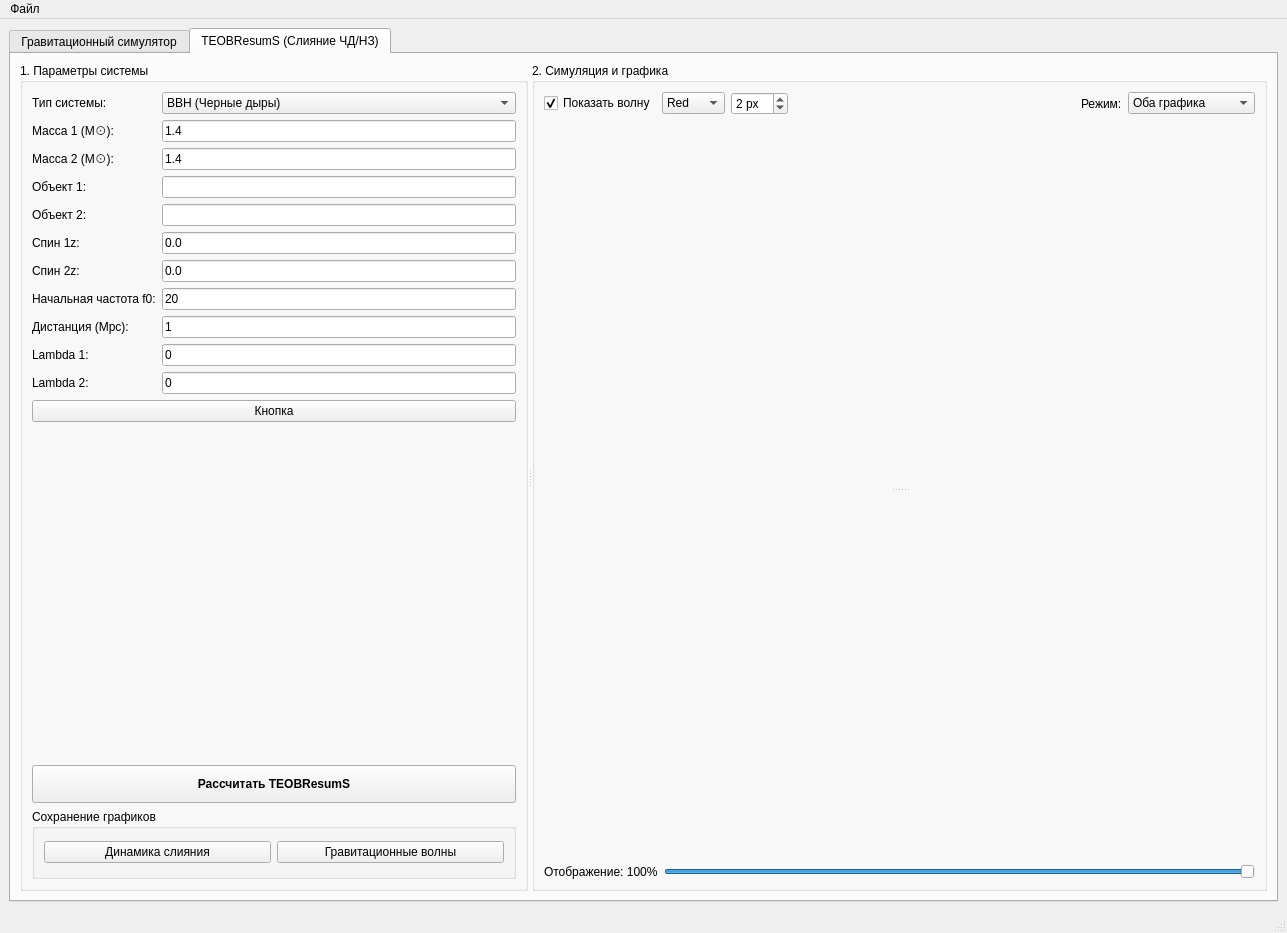
<?xml version="1.0" encoding="UTF-8"?>
<ui version="4.0">
 <class>MainWindow</class>
 <widget class="QMainWindow" name="MainWindow">
  <property name="geometry">
   <rect>
    <x>0</x>
    <y>0</y>
    <width>1287</width>
    <height>933</height>
   </rect>
  </property>
  <property name="windowTitle">
   <string>Гравитационная динамика</string>
  </property>
  <widget class="QWidget" name="centralwidget">
   <layout class="QVBoxLayout" name="mainVerticalLayout">
    <item>
     <widget class="QTabWidget" name="tabWidget_2">
      <property name="currentIndex">
       <number>1</number>
      </property>
      <widget class="QWidget" name="tab_3">
       <attribute name="title">
        <string>Гравитационный симулятор</string>
       </attribute>
       <layout class="QHBoxLayout" name="tab3Layout">
        <item>
         <widget class="QSplitter" name="splitter">
          <property name="orientation">
           <enum>Qt::Orientation::Horizontal</enum>
          </property>
          <property name="childrenCollapsible">
           <bool>false</bool>
          </property>
          <widget class="QWidget" name="leftPanel" native="true">
           <property name="minimumSize">
            <size>
             <width>500</width>
             <height>0</height>
            </size>
           </property>
           <layout class="QVBoxLayout" name="leftVerticalLayout_Main">
            <property name="leftMargin">
             <number>0</number>
            </property>
            <property name="topMargin">
             <number>0</number>
            </property>
            <property name="rightMargin">
             <number>0</number>
            </property>
            <property name="bottomMargin">
             <number>0</number>
            </property>
            <item>
             <widget class="QToolBox" name="toolBox">
              <property name="currentIndex">
               <number>0</number>
              </property>
              <widget class="QWidget" name="page_data">
               <property name="geometry">
                <rect>
                 <x>0</x>
                 <y>0</y>
                 <width>768</width>
                 <height>893</height>
                </rect>
               </property>
               <attribute name="label">
                <string>Ввод данных и расчет</string>
               </attribute>
               <layout class="QVBoxLayout" name="pageDataLayout">
                <item>
                 <widget class="QGroupBox" name="groupBox">
                  <property name="title">
                   <string>Ввод начальных условий</string>
                  </property>
                  <layout class="QVBoxLayout" name="groupBoxLayout">
                   <item>
                    <widget class="QTabWidget" name="tabWidget">
                     <property name="currentIndex">
                      <number>0</number>
                     </property>
                     <widget class="QWidget" name="tab_7">
                      <attribute name="title">
                       <string>Декартовы координаты</string>
                      </attribute>
                      <layout class="QVBoxLayout" name="verticalLayout_6">
                       <item>
                        <layout class="QVBoxLayout" name="verticalLayout_3">
                         <item>
                          <layout class="QGridLayout" name="inputsGrid_2">
                           <item row="0" column="0">
                            <widget class="QLabel" name="lbl_M_2">
                             <property name="text">
                              <string>M (кг)</string>
                             </property>
                            </widget>
                           </item>
                           <item row="0" column="1">
                            <widget class="QLineEdit" name="lineEdit_M"/>
                           </item>
                           <item row="1" column="0">
                            <widget class="QLabel" name="lbl_X_2">
                             <property name="text">
                              <string>X (м)</string>
                             </property>
                            </widget>
                           </item>
                           <item row="1" column="1">
                            <widget class="QLineEdit" name="lineEdit_X"/>
                           </item>
                           <item row="1" column="2">
                            <widget class="QLabel" name="lbl_VX_2">
                             <property name="text">
                              <string>Vx (м/с)</string>
                             </property>
                            </widget>
                           </item>
                           <item row="1" column="3">
                            <widget class="QLineEdit" name="lineEdit_VX"/>
                           </item>
                           <item row="2" column="0">
                            <widget class="QLabel" name="lbl_Y_2">
                             <property name="text">
                              <string>Y (м)</string>
                             </property>
                            </widget>
                           </item>
                           <item row="2" column="1">
                            <widget class="QLineEdit" name="lineEdit_Y"/>
                           </item>
                           <item row="2" column="2">
                            <widget class="QLabel" name="lbl_VY_2">
                             <property name="text">
                              <string>Vy (м/с)</string>
                             </property>
                            </widget>
                           </item>
                           <item row="2" column="3">
                            <widget class="QLineEdit" name="lineEdit_VY"/>
                           </item>
                           <item row="3" column="0">
                            <widget class="QLabel" name="lbl_Z_2">
                             <property name="text">
                              <string>Z (м)</string>
                             </property>
                            </widget>
                           </item>
                           <item row="3" column="1">
                            <widget class="QLineEdit" name="lineEdit_Z"/>
                           </item>
                           <item row="3" column="2">
                            <widget class="QLabel" name="lbl_VZ_2">
                             <property name="text">
                              <string>Vz (м/с)</string>
                             </property>
                            </widget>
                           </item>
                           <item row="3" column="3">
                            <widget class="QLineEdit" name="lineEdit_VZ"/>
                           </item>
                           <item row="0" column="2">
                            <widget class="QLabel" name="label_6">
                             <property name="text">
                              <string>Объект</string>
                             </property>
                            </widget>
                           </item>
                           <item row="0" column="3">
                            <widget class="QLineEdit" name="lineEdit_ObjectName"/>
                           </item>
                          </layout>
                         </item>
                         <item>
                          <layout class="QHBoxLayout" name="tableButtonsLayout_2">
                           <item>
                            <widget class="QPushButton" name="pushButtonImport">
                             <property name="text">
                              <string>Импорт</string>
                             </property>
                            </widget>
                           </item>
                           <item>
                            <widget class="QPushButton" name="pushButton_Add_XYZ">
                             <property name="text">
                              <string>Добавить</string>
                             </property>
                            </widget>
                           </item>
                           <item>
                            <widget class="QPushButton" name="deleteButton_XYZ">
                             <property name="text">
                              <string>Удалить</string>
                             </property>
                            </widget>
                           </item>
                          </layout>
                         </item>
                         <item>
                          <widget class="QTableWidget" name="tableWidget_info_dekart">
                           <property name="minimumSize">
                            <size>
                             <width>0</width>
                             <height>200</height>
                            </size>
                           </property>
                          </widget>
                         </item>
                        </layout>
                       </item>
                      </layout>
                     </widget>
                     <widget class="QWidget" name="tab_8">
                      <attribute name="title">
                       <string>Кеплеровы элементы</string>
                      </attribute>
                      <layout class="QVBoxLayout" name="verticalLayout_7">
                       <item>
                        <layout class="QVBoxLayout" name="verticalLayout_8">
                         <item>
                          <layout class="QGridLayout" name="gridLayout_4">
                           <item row="2" column="0">
                            <widget class="QLabel" name="label_16">
                             <property name="text">
                              <string>Накл. орбиты (°)</string>
                             </property>
                            </widget>
                           </item>
                           <item row="2" column="1">
                            <widget class="QLineEdit" name="lineEdit_i"/>
                           </item>
                           <item row="1" column="0">
                            <widget class="QLabel" name="label_17">
                             <property name="text">
                              <string>Бол. полуось a (a.e.)</string>
                             </property>
                            </widget>
                           </item>
                           <item row="3" column="1">
                            <widget class="QLineEdit" name="lineEdit_omega"/>
                           </item>
                           <item row="0" column="0">
                            <widget class="QLabel" name="label_21">
                             <property name="text">
                              <string>Объект</string>
                             </property>
                            </widget>
                           </item>
                           <item row="0" column="1">
                            <widget class="QLineEdit" name="lineEdit_ObjectName_Kepler"/>
                           </item>
                           <item row="1" column="1">
                            <widget class="QLineEdit" name="lineEdit_a"/>
                           </item>
                           <item row="3" column="0">
                            <widget class="QLabel" name="label_23">
                             <property name="text">
                              <string>Арг. периастра (°)</string>
                             </property>
                            </widget>
                           </item>
                           <item row="4" column="0">
                            <widget class="QLabel" name="label_22">
                             <property name="text">
                              <string>Долгота восх. узла (°)</string>
                             </property>
                            </widget>
                           </item>
                           <item row="4" column="1">
                            <widget class="QLineEdit" name="lineEdit_Omega"/>
                           </item>
                           <item row="0" column="2">
                            <widget class="QLabel" name="label_19">
                             <property name="text">
                              <string>Масса (в массе Земли)</string>
                             </property>
                            </widget>
                           </item>
                           <item row="0" column="3">
                            <widget class="QLineEdit" name="lineEdit_M_Kepler"/>
                           </item>
                           <item row="1" column="2">
                            <widget class="QLabel" name="label_20">
                             <property name="text">
                              <string>Эксцентриситет</string>
                             </property>
                            </widget>
                           </item>
                           <item row="1" column="3">
                            <widget class="QLineEdit" name="lineEdit_ecc"/>
                           </item>
                           <item row="2" column="2">
                            <widget class="QLabel" name="label_18">
                             <property name="text">
                              <string>Период обр. (дни)</string>
                             </property>
                            </widget>
                           </item>
                           <item row="2" column="3">
                            <widget class="QLineEdit" name="lineEdit_period_days"/>
                           </item>
                           <item row="3" column="2">
                            <widget class="QLabel" name="label_24">
                             <property name="text">
                              <string>Время прох. периастра (год)</string>
                             </property>
                            </widget>
                           </item>
                           <item row="3" column="3">
                            <widget class="QLineEdit" name="lineEdit_T_p_year"/>
                           </item>
                          </layout>
                         </item>
                         <item>
                          <layout class="QHBoxLayout" name="horizontalLayout_3">
                           <item>
                            <widget class="QPushButton" name="pushButtonImport_Kepler">
                             <property name="text">
                              <string>Импорт</string>
                             </property>
                            </widget>
                           </item>
                           <item>
                            <widget class="QPushButton" name="pushButton_Add_Kepler">
                             <property name="text">
                              <string>Добавить</string>
                             </property>
                            </widget>
                           </item>
                           <item>
                            <widget class="QPushButton" name="deleteButton_Kepler">
                             <property name="text">
                              <string>Удалить</string>
                             </property>
                            </widget>
                           </item>
                          </layout>
                         </item>
                         <item>
                          <widget class="QTableWidget" name="tableWidget_info_Kepler"/>
                         </item>
                        </layout>
                       </item>
                      </layout>
                     </widget>
                    </widget>
                   </item>
                  </layout>
                 </widget>
                </item>
                <item>
                 <layout class="QHBoxLayout" name="paramsRelativityLayout">
                  <item>
                   <widget class="QGroupBox" name="groupBox_2">
                    <property name="title">
                     <string>Параметры моделирования</string>
                    </property>
                    <layout class="QFormLayout" name="formLayout">
                     <item row="0" column="0">
                      <widget class="QLabel" name="label_2">
                       <property name="text">
                        <string>Время (года):</string>
                       </property>
                      </widget>
                     </item>
                     <item row="0" column="1">
                      <widget class="QLineEdit" name="lineEdit_SimulationTime"/>
                     </item>
                     <item row="1" column="0">
                      <widget class="QLabel" name="label_3">
                       <property name="text">
                        <string>Шаг (дни):</string>
                       </property>
                      </widget>
                     </item>
                     <item row="1" column="1">
                      <widget class="QLineEdit" name="lineEdit_TimeStep"/>
                     </item>
                     <item row="2" column="0">
                      <widget class="QLabel" name="label_4">
                       <property name="text">
                        <string>Численный метод</string>
                       </property>
                      </widget>
                     </item>
                     <item row="2" column="1">
                      <widget class="QComboBox" name="comboBox_Methods">
                       <item>
                        <property name="text">
                         <string>РК-2</string>
                        </property>
                       </item>
                       <item>
                        <property name="text">
                         <string>РК-4</string>
                        </property>
                       </item>
                       <item>
                        <property name="text">
                         <string>РК-6</string>
                        </property>
                       </item>
                      </widget>
                     </item>
                    </layout>
                   </widget>
                  </item>
                  <item>
                   <widget class="QGroupBox" name="groupBox_3">
                    <property name="title">
                     <string>Релятивизм</string>
                    </property>
                    <layout class="QVBoxLayout" name="relativityLayout">
                     <item>
                      <widget class="QRadioButton" name="radioButton_noEffect">
                       <property name="text">
                        <string>Не учитывать</string>
                       </property>
                       <property name="checked">
                        <bool>true</bool>
                       </property>
                      </widget>
                     </item>
                     <item>
                      <widget class="QRadioButton" name="radioButton_yesEffect">
                       <property name="text">
                        <string>Учитывать</string>
                       </property>
                      </widget>
                     </item>
                     <item>
                      <widget class="QComboBox" name="comboBox_PN_correction">
                       <item>
                        <property name="text">
                         <string>1-PN</string>
                        </property>
                       </item>
                      </widget>
                     </item>
                    </layout>
                   </widget>
                  </item>
                 </layout>
                </item>
                <item>
                 <layout class="QHBoxLayout" name="fileLayout1">
                  <property name="topMargin">
                   <number>15</number>
                  </property>
                  <item>
                   <widget class="QPushButton" name="pushButton__Folder">
                    <property name="text">
                     <string>Папка сохранения</string>
                    </property>
                   </widget>
                  </item>
                  <item>
                   <widget class="QLabel" name="lbl_path_Folder">
                    <property name="sizePolicy">
                     <sizepolicy hsizetype="Preferred" vsizetype="Preferred">
                      <horstretch>0</horstretch>
                      <verstretch>0</verstretch>
                     </sizepolicy>
                    </property>
                    <property name="text">
                     <string>Папка не выбрана (по умолчанию с exe программы)</string>
                    </property>
                   </widget>
                  </item>
                 </layout>
                </item>
                <item>
                 <widget class="QPushButton" name="pushButtonCalculate">
                  <property name="text">
                   <string>Рассчитать</string>
                  </property>
                 </widget>
                </item>
                <item>
                 <widget class="QPushButton" name="pushButtonCalculate_Visual">
                  <property name="text">
                   <string>Рассчитать и визуализировать</string>
                  </property>
                 </widget>
                </item>
                <item>
                 <layout class="QHBoxLayout" name="fileLayout2">
                  <property name="topMargin">
                   <number>15</number>
                  </property>
                  <item>
                   <widget class="QPushButton" name="pushButton_FileVisual">
                    <property name="text">
                     <string>Файл визуализации</string>
                    </property>
                   </widget>
                  </item>
                  <item>
                   <widget class="QLabel" name="lbl_path_FileVisual">
                    <property name="sizePolicy">
                     <sizepolicy hsizetype="Preferred" vsizetype="Preferred">
                      <horstretch>0</horstretch>
                      <verstretch>0</verstretch>
                     </sizepolicy>
                    </property>
                    <property name="text">
                     <string>Файл не выбран</string>
                    </property>
                   </widget>
                  </item>
                 </layout>
                </item>
                <item>
                 <widget class="QPushButton" name="pushButtonVisual">
                  <property name="text">
                   <string>Визуализировать</string>
                  </property>
                 </widget>
                </item>
                <item>
                 <spacer name="vSpacerData">
                  <property name="orientation">
                   <enum>Qt::Orientation::Vertical</enum>
                  </property>
                  <property name="sizeHint" stdset="0">
                   <size>
                    <width>20</width>
                    <height>40</height>
                   </size>
                  </property>
                 </spacer>
                </item>
               </layout>
              </widget>
              <widget class="QWidget" name="page_plot">
               <property name="geometry">
                <rect>
                 <x>0</x>
                 <y>0</y>
                 <width>612</width>
                 <height>530</height>
                </rect>
               </property>
               <attribute name="label">
                <string>Настройки графика</string>
               </attribute>
               <layout class="QVBoxLayout" name="pagePlotLayout">
                <item>
                 <widget class="QGroupBox" name="groupBox_PlotGeneral">
                  <property name="title">
                   <string>Общие настройки графика</string>
                  </property>
                  <layout class="QFormLayout" name="formLayoutPlot">
                   <item row="0" column="0">
                    <widget class="QLabel" name="label">
                     <property name="text">
                      <string>Заголовок:</string>
                     </property>
                    </widget>
                   </item>
                   <item row="0" column="1">
                    <widget class="QLineEdit" name="lineEdit_PlotTitle">
                     <property name="placeholderText">
                      <string>Введите название графика...</string>
                     </property>
                    </widget>
                   </item>
                   <item row="1" column="0">
                    <widget class="QLabel" name="label">
                     <property name="text">
                      <string>Проекция:</string>
                     </property>
                    </widget>
                   </item>
                   <item row="1" column="1">
                    <widget class="QComboBox" name="comboBox_PlotProjection">
                     <item>
                      <property name="text">
                       <string>XY (Вид сверху)</string>
                      </property>
                     </item>
                     <item>
                      <property name="text">
                       <string>XZ (Вид сбоку)</string>
                      </property>
                     </item>
                     <item>
                      <property name="text">
                       <string>YZ (Вид спереди)</string>
                      </property>
                     </item>
                    </widget>
                   </item>
                   <item row="2" column="0">
                    <widget class="QLabel" name="label">
                     <property name="text">
                      <string>Оформление:</string>
                     </property>
                    </widget>
                   </item>
                   <item row="2" column="1">
                    <widget class="QComboBox" name="comboBox_PlotTheme">
                     <item>
                      <property name="text">
                       <string>Светлая тема</string>
                      </property>
                     </item>
                     <item>
                      <property name="text">
                       <string>Темная тема </string>
                      </property>
                     </item>
                    </widget>
                   </item>
                   <item row="3" column="0">
                    <widget class="QLabel" name="label">
                     <property name="text">
                      <string>Шрифт осей:</string>
                     </property>
                    </widget>
                   </item>
                   <item row="3" column="1">
                    <widget class="QSpinBox" name="spinBox_PlotFontSize">
                     <property name="minimum">
                      <number>6</number>
                     </property>
                     <property name="maximum">
                      <number>24</number>
                     </property>
                     <property name="value">
                      <number>10</number>
                     </property>
                    </widget>
                   </item>
                   <item row="4" column="0" colspan="2">
                    <layout class="QHBoxLayout">
                     <item>
                      <widget class="QCheckBox" name="checkBox_PlotAxisLabels">
                       <property name="text">
                        <string>Показывать подписи к осям</string>
                       </property>
                      </widget>
                     </item>
                     <item>
                      <widget class="QCheckBox" name="checkBox_PlotLegend">
                       <property name="enabled">
                        <bool>true</bool>
                       </property>
                       <property name="text">
                        <string>Показывать легенду</string>
                       </property>
                       <property name="checked">
                        <bool>false</bool>
                       </property>
                      </widget>
                     </item>
                     <item>
                      <widget class="QCheckBox" name="checkBox_PlotGrid">
                       <property name="text">
                        <string>Отображать сетку</string>
                       </property>
                       <property name="checked">
                        <bool>true</bool>
                       </property>
                      </widget>
                     </item>
                    </layout>
                   </item>
                  </layout>
                 </widget>
                </item>
                <item>
                 <widget class="QGroupBox" name="groupBox_PlotBodies">
                  <property name="title">
                   <string>Отображение тел</string>
                  </property>
                  <layout class="QVBoxLayout" name="plotBodiesLayout">
                   <item>
                    <widget class="QTableWidget" name="tableWidget_PlotSettings">
                     <property name="minimumSize">
                      <size>
                       <width>0</width>
                       <height>150</height>
                      </size>
                     </property>
                     <property name="selectionMode">
                      <enum>QAbstractItemView::SelectionMode::NoSelection</enum>
                     </property>
                     <column>
                      <property name="text">
                       <string>Вид</string>
                      </property>
                     </column>
                     <column>
                      <property name="text">
                       <string>Имя в легенде</string>
                      </property>
                     </column>
                     <column>
                      <property name="text">
                       <string>Цвет орбиты</string>
                      </property>
                     </column>
                    </widget>
                   </item>
                  </layout>
                 </widget>
                </item>
                <item>
                 <layout class="QHBoxLayout" name="plotActionsLayout">
                  <item>
                   <widget class="QPushButton" name="pushButton_PlotRescale">
                    <property name="text">
                     <string>Авто-масштаб</string>
                    </property>
                   </widget>
                  </item>
                  <item>
                   <widget class="QPushButton" name="pushButton_PlotSavePNG">
                    <property name="text">
                     <string>Сохранить график (PNG)</string>
                    </property>
                   </widget>
                  </item>
                 </layout>
                </item>
                <item>
                 <widget class="QPushButton" name="pushButtonApplySettings">
                  <property name="text">
                   <string>Применить настройки</string>
                  </property>
                 </widget>
                </item>
                <item>
                 <spacer name="vSpacerPlot">
                  <property name="orientation">
                   <enum>Qt::Orientation::Vertical</enum>
                  </property>
                  <property name="sizeHint" stdset="0">
                   <size>
                    <width>20</width>
                    <height>40</height>
                   </size>
                  </property>
                 </spacer>
                </item>
               </layout>
              </widget>
             </widget>
            </item>
           </layout>
          </widget>
          <widget class="QCustomPlot" name="customPlot" native="true">
           <property name="minimumSize">
            <size>
             <width>400</width>
             <height>0</height>
            </size>
           </property>
          </widget>
         </widget>
        </item>
       </layout>
      </widget>
      <widget class="QWidget" name="tab_gw">
       <attribute name="title">
        <string>TEOBResumS (Слияние ЧД/НЗ)</string>
       </attribute>
       <layout class="QHBoxLayout" name="layout_gw_main">
        <item>
         <widget class="QSplitter" name="gw_main_splitter">
          <property name="orientation">
           <enum>Qt::Orientation::Horizontal</enum>
          </property>
          <widget class="QGroupBox" name="gw_group_params">
           <property name="maximumSize">
            <size>
             <width>700</width>
             <height>16777215</height>
            </size>
           </property>
           <property name="title">
            <string>1. Параметры системы</string>
           </property>
           <layout class="QVBoxLayout" name="vbox_params">
            <item>
             <layout class="QFormLayout" name="formLayout_gw">
              <item row="0" column="0">
               <widget class="QLabel" name="label_systemType">
                <property name="text">
                 <string>Тип системы:</string>
                </property>
               </widget>
              </item>
              <item row="0" column="1">
               <widget class="QComboBox" name="gw_combo_systemType">
                <item>
                 <property name="text">
                  <string>BBH (Черные дыры)</string>
                 </property>
                </item>
                <item>
                 <property name="text">
                  <string>BNS (Нейтронные звезды)</string>
                 </property>
                </item>
                <item>
                 <property name="text">
                  <string>BHNS (ЧД + НЗ)</string>
                 </property>
                </item>
               </widget>
              </item>
              <item row="1" column="0">
               <widget class="QLabel" name="label_mass1">
                <property name="text">
                 <string>Масса 1 (M⊙):</string>
                </property>
               </widget>
              </item>
              <item row="1" column="1">
               <widget class="QLineEdit" name="lineEdit_m1">
                <property name="text">
                 <string>1.4</string>
                </property>
               </widget>
              </item>
              <item row="2" column="0">
               <widget class="QLabel" name="label_mass2">
                <property name="text">
                 <string>Масса 2 (M⊙):</string>
                </property>
               </widget>
              </item>
              <item row="2" column="1">
               <widget class="QLineEdit" name="lineEdit_m2">
                <property name="text">
                 <string>1.4</string>
                </property>
               </widget>
              </item>
              <item row="5" column="0">
               <widget class="QLabel" name="label_spin1">
                <property name="text">
                 <string>Спин 1z:</string>
                </property>
               </widget>
              </item>
              <item row="5" column="1">
               <widget class="QLineEdit" name="lineEdit_s1z">
                <property name="text">
                 <string>0.0</string>
                </property>
               </widget>
              </item>
              <item row="6" column="0">
               <widget class="QLabel" name="label_spin2">
                <property name="text">
                 <string>Спин 2z:</string>
                </property>
               </widget>
              </item>
              <item row="6" column="1">
               <widget class="QLineEdit" name="lineEdit_s2z">
                <property name="text">
                 <string>0.0</string>
                </property>
               </widget>
              </item>
              <item row="7" column="0">
               <widget class="QLabel" name="label_f0_val">
                <property name="text">
                 <string>Начальная частота f0:</string>
                </property>
               </widget>
              </item>
              <item row="7" column="1">
               <widget class="QLineEdit" name="lineEdit_f0">
                <property name="text">
                 <string>20</string>
                </property>
               </widget>
              </item>
              <item row="8" column="0">
               <widget class="QLabel" name="label_distance">
                <property name="text">
                 <string>Дистанция (Mpc):</string>
                </property>
               </widget>
              </item>
              <item row="8" column="1">
               <widget class="QLineEdit" name="lineEdit_dist">
                <property name="text">
                 <string>1</string>
                </property>
               </widget>
              </item>
              <item row="9" column="0">
               <widget class="QLabel" name="label_l1_val">
                <property name="text">
                 <string>Lambda 1:</string>
                </property>
               </widget>
              </item>
              <item row="9" column="1">
               <widget class="QLineEdit" name="lineEdit_LambdaAl2">
                <property name="text">
                 <string>0</string>
                </property>
               </widget>
              </item>
              <item row="10" column="0">
               <widget class="QLabel" name="label_l2_val">
                <property name="text">
                 <string>Lambda 2:</string>
                </property>
               </widget>
              </item>
              <item row="10" column="1">
               <widget class="QLineEdit" name="lineEdit_LambdaBl2">
                <property name="text">
                 <string>0</string>
                </property>
               </widget>
              </item>
              <item row="3" column="0">
               <widget class="QLabel" name="label_5">
                <property name="text">
                 <string>Объект 1:</string>
                </property>
               </widget>
              </item>
              <item row="3" column="1">
               <widget class="QLineEdit" name="gw_lineEdit_name1"/>
              </item>
              <item row="4" column="0">
               <widget class="QLabel" name="label_7">
                <property name="text">
                 <string>Объект 2:</string>
                </property>
               </widget>
              </item>
              <item row="4" column="1">
               <widget class="QLineEdit" name="gw_lineEdit_name2"/>
              </item>
             </layout>
            </item>
            <item>
             <widget class="QPushButton" name="btnBuildStudyPlot">
              <property name="text">
               <string>Кнопка</string>
              </property>
             </widget>
            </item>
            <item>
             <spacer name="verticalSpacer_params">
              <property name="orientation">
               <enum>Qt::Orientation::Vertical</enum>
              </property>
              <property name="sizeHint" stdset="0">
               <size>
                <width>20</width>
                <height>40</height>
               </size>
              </property>
             </spacer>
            </item>
            <item>
             <widget class="QPushButton" name="gw_btn_calculate">
              <property name="styleSheet">
               <string>font-weight: bold; height: 30px;</string>
              </property>
              <property name="text">
               <string>Рассчитать TEOBResumS</string>
              </property>
             </widget>
            </item>
            <item>
             <widget class="QGroupBox" name="groupBox_4">
              <property name="minimumSize">
               <size>
                <width>0</width>
                <height>70</height>
               </size>
              </property>
              <property name="baseSize">
               <size>
                <width>0</width>
                <height>70</height>
               </size>
              </property>
              <property name="title">
               <string>Сохранение графиков</string>
              </property>
              <layout class="QVBoxLayout" name="verticalLayout">
               <item>
                <layout class="QHBoxLayout" name="horizontalLayout_2">
                 <property name="leftMargin">
                  <number>0</number>
                 </property>
                 <property name="topMargin">
                  <number>0</number>
                 </property>
                 <item>
                  <widget class="QPushButton" name="pushButton_save_Dynamic_GW">
                   <property name="text">
                    <string>Динамика слияния</string>
                   </property>
                  </widget>
                 </item>
                 <item>
                  <widget class="QPushButton" name="pushButton_save_GW">
                   <property name="text">
                    <string>Гравитационные волны</string>
                   </property>
                  </widget>
                 </item>
                </layout>
               </item>
              </layout>
             </widget>
            </item>
           </layout>
          </widget>
          <widget class="QGroupBox" name="gw_group_visual">
           <property name="title">
            <string>2. Симуляция и графика</string>
           </property>
           <layout class="QVBoxLayout" name="vbox_visual">
            <item>
             <layout class="QHBoxLayout" name="layout_settings">
              <item>
               <widget class="QCheckBox" name="gw_chk_showWave">
                <property name="text">
                 <string>Показать волну</string>
                </property>
                <property name="checked">
                 <bool>true</bool>
                </property>
               </widget>
              </item>
              <item>
               <widget class="QComboBox" name="gw_combo_waveColor">
                <item>
                 <property name="text">
                  <string>Red</string>
                 </property>
                </item>
                <item>
                 <property name="text">
                  <string>Blue</string>
                 </property>
                </item>
                <item>
                 <property name="text">
                  <string>Green</string>
                 </property>
                </item>
                <item>
                 <property name="text">
                  <string>Black</string>
                 </property>
                </item>
               </widget>
              </item>
              <item>
               <widget class="QSpinBox" name="gw_spin_fontSize">
                <property name="suffix">
                 <string> px</string>
                </property>
                <property name="minimum">
                 <number>1</number>
                </property>
                <property name="value">
                 <number>2</number>
                </property>
               </widget>
              </item>
              <item>
               <spacer name="horizontalSpacer_settings">
                <property name="orientation">
                 <enum>Qt::Orientation::Horizontal</enum>
                </property>
                <property name="sizeHint" stdset="0">
                 <size>
                  <width>40</width>
                  <height>20</height>
                 </size>
                </property>
               </spacer>
              </item>
              <item>
               <widget class="QLabel" name="label_plotMode">
                <property name="text">
                 <string>Режим:</string>
                </property>
               </widget>
              </item>
              <item>
               <widget class="QComboBox" name="gw_combo_plotLayout">
                <item>
                 <property name="text">
                  <string>Оба графика</string>
                 </property>
                </item>
                <item>
                 <property name="text">
                  <string>Только динамика</string>
                 </property>
                </item>
                <item>
                 <property name="text">
                  <string>Только волна</string>
                 </property>
                </item>
               </widget>
              </item>
             </layout>
            </item>
            <item>
             <widget class="QSplitter" name="gw_plot_splitter">
              <property name="orientation">
               <enum>Qt::Orientation::Vertical</enum>
              </property>
              <widget class="QCustomPlot" name="gw_plot_dynamics" native="true"/>
              <widget class="QCustomPlot" name="gw_plot_waveform" native="true"/>
             </widget>
            </item>
            <item>
             <layout class="QHBoxLayout" name="layout_slider">
              <item>
               <widget class="QLabel" name="gw_lbl_tail">
                <property name="text">
                 <string>Отображение: 100%</string>
                </property>
               </widget>
              </item>
              <item>
               <widget class="QSlider" name="gw_slider_tail">
                <property name="maximum">
                 <number>100</number>
                </property>
                <property name="value">
                 <number>100</number>
                </property>
                <property name="orientation">
                 <enum>Qt::Orientation::Horizontal</enum>
                </property>
               </widget>
              </item>
             </layout>
            </item>
           </layout>
          </widget>
         </widget>
        </item>
       </layout>
      </widget>
     </widget>
    </item>
   </layout>
  </widget>
  <widget class="QMenuBar" name="menubar">
   <property name="geometry">
    <rect>
     <x>0</x>
     <y>0</y>
     <width>1287</width>
     <height>25</height>
    </rect>
   </property>
   <widget class="QMenu" name="menuFile">
    <property name="title">
     <string>Файл</string>
    </property>
    <addaction name="actionExit"/>
   </widget>
   <addaction name="menuFile"/>
  </widget>
  <widget class="QStatusBar" name="statusbar"/>
  <action name="actionExit">
   <property name="text">
    <string>Выход</string>
   </property>
  </action>
 </widget>
 <customwidgets>
  <customwidget>
   <class>QCustomPlot</class>
   <extends>QWidget</extends>
   <header>qcustomplot.h</header>
   <container>1</container>
  </customwidget>
 </customwidgets>
 <resources/>
 <connections/>
</ui>
